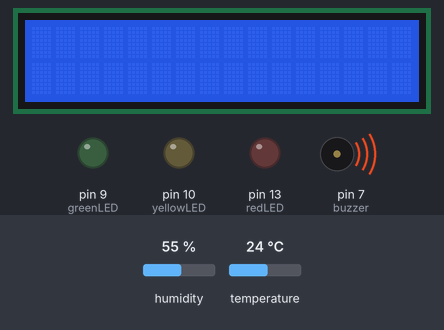
This sketch was run on a simulated Arduino Uno, built with avr-gcc and run on an emulated ATmega328P. On the bench: 16×2 character LCD, output pins drawn as LEDs (lit = HIGH), buzzer (waves = sounding). Dashed ring = blinking. Inputs (shaded band) come from the test bench; at power-on: temperature 24 °C, humidity 55 %.

Above: at 1.2 s.
1.3 s: temperature set to 12 °C
At 4.2 s:
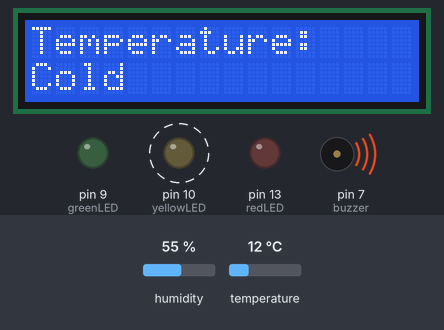
4.3 s: humidity set to 52 %
8.3 s: humidity set to 49 %
At 11.0 s:
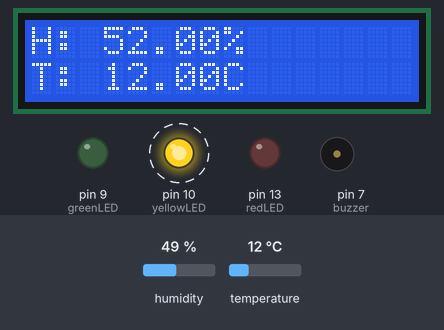
12.7 s: humidity set to 32 %
16.3 s: humidity set to 29 %
At 22.6 s:
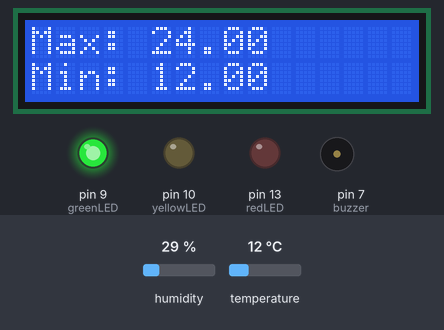
Timing chart, 0 to 24.1 s (numbered marks = the images above; inputs shaded):
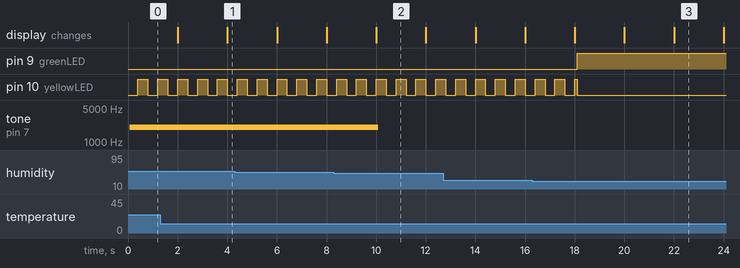

Measured:
- the behaviour switches between 51 and 50 % on humidity (found by bisection; images 1 and 2)
- the behaviour switches between 31 and 30 % on humidity (found by bisection; images 2 and 3)
- after the input at 1.3 s, the display: first differs from a run without the input after 2.7 s (image 1)
- after the input at 8.3 s, tone on pin 7 (buzzer): 2000 Hz → silent after 1.8 s
- after the input at 16.3 s, pin 9 (greenLED): LOW → HIGH after 1.8 s
- what the display in image 2 shows lasts 2.0 s, from 10.0 s to 12.0 s

The sketch:

sketch.ino
```cpp
#include <LiquidCrystal.h>
#include "DHT.h"

#define DHTPIN 8
#define DHTTYPE DHT22

LiquidCrystal lcd(12, 11, 5, 4, 3, 2);
DHT dht(DHTPIN, DHTTYPE);

// ---------------- PINS ----------------
const int greenLED = 9;
const int yellowLED = 10;
const int redLED = 13;
const int buzzer = 7;

// ---------------- DATA ----------------
float h = 0;
float t = 0;
float maxTemp = -100;
float minTemp = 100;

// ---------------- TIMING ----------------
unsigned long lastScreenUpdate = 0;
unsigned long lastBlinkUpdate = 0;

const long screenInterval = 2000;
const long blinkInterval = 400;

int screenIndex = 0;
bool blinkState = false;

// ---------------- SETUP ----------------
void setup() {
  dht.begin();
  lcd.begin(16, 2);

  pinMode(greenLED, OUTPUT);
  pinMode(yellowLED, OUTPUT);
  pinMode(redLED, OUTPUT);
  pinMode(buzzer, OUTPUT);
}

// ---------------- SENSOR ----------------
void readSensor() {
  h = dht.readHumidity();
  t = dht.readTemperature();

  if (!isnan(t) && !isnan(h)) {
    if (t > maxTemp) maxTemp = t;
    if (t < minTemp) minTemp = t;
  }
}

// ---------------- LCD ----------------
void updateLCD() {
  lcd.clear();

  switch (screenIndex) {

    case 0:
      lcd.setCursor(0, 0);
      lcd.print("H: ");
      lcd.print(h);
      lcd.print("%");

      lcd.setCursor(0, 1);
      lcd.print("T: ");
      lcd.print(t);
      lcd.print("C");
      break;

    case 1:
      lcd.setCursor(0, 0);
      lcd.print("Temperature:");

      lcd.setCursor(0, 1);
      if (t <= 20) lcd.print("Cold");
      else if (t <= 30) lcd.print("Comfortable");
      else if (t <= 35) lcd.print("Warm");
      else lcd.print("Hot");
      break;

    case 2:
      lcd.setCursor(0, 0);
      lcd.print("Max: ");
      lcd.print(maxTemp);

      lcd.setCursor(0, 1);
      lcd.print("Min: ");
      lcd.print(minTemp);
      break;

    case 3:
      lcd.setCursor(0, 0);
      lcd.print("Humidity");

      lcd.setCursor(0, 1);
      if (h <= 30) lcd.print("Dry");
      else if (h <= 60) lcd.print("Normal");
      else if (h <= 80) lcd.print("Humid");
      else lcd.print("Very Humid");
      break;
  }

  screenIndex = (screenIndex + 1) % 4;
}

// ---------------- LEDS ----------------
void updateLEDs() {

  if (h <= 30) {
    digitalWrite(greenLED, HIGH);
    digitalWrite(yellowLED, LOW);
    digitalWrite(redLED, LOW);
  }

  else if (h <= 60) {
    digitalWrite(greenLED, LOW);
    digitalWrite(redLED, LOW);

    if (millis() - lastBlinkUpdate >= blinkInterval) {
      lastBlinkUpdate = millis();
      blinkState = !blinkState;
      digitalWrite(yellowLED, blinkState);
    }
  }

  else {
    digitalWrite(greenLED, LOW);
    digitalWrite(yellowLED, LOW);

    if (millis() - lastBlinkUpdate >= blinkInterval) {
      lastBlinkUpdate = millis();
      blinkState = !blinkState;
      digitalWrite(redLED, blinkState);
    }
  }
}

// ---------------- BUZZER ----------------
void updateBuzzer() {
  if (h > 50 || t > 35) {
    tone(buzzer, 2000);
  } else {
    noTone(buzzer);
  }
}

// ---------------- LOOP ----------------
void loop() {

  readSensor();

  updateLEDs();
  updateBuzzer();

  if (millis() - lastScreenUpdate >= screenInterval) {
    lastScreenUpdate = millis();
    updateLCD();
  }
}
```
